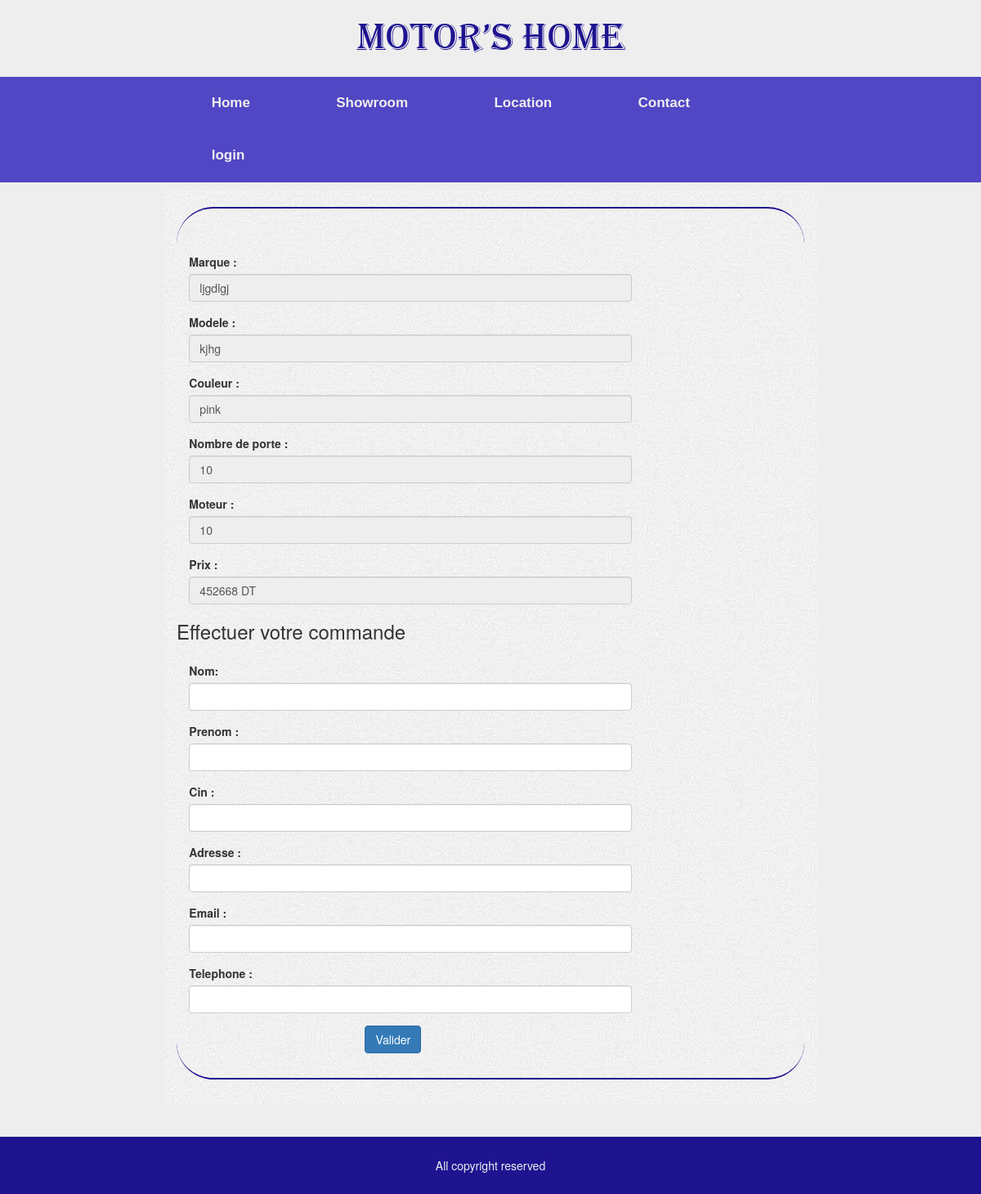
/commande.php?id=5, run on the app's committed database.
### tables this page shows
CREATE TABLE IF NOT EXISTS `voiture` (
  `id` int(11) NOT NULL AUTO_INCREMENT,
  `matricule` varchar(10) NOT NULL,
  `marque` varchar(10) NOT NULL,
  `modele` varchar(20) NOT NULL,
  `couleur` varchar(10) NOT NULL,
  `porte` int(11) NOT NULL,
  `moteur` int(11) NOT NULL,
  `prix` int(11) NOT NULL,
  `offre` tinyint(1) NOT NULL,
  `image` varchar(30) NOT NULL,
  `dispo` int(3) NOT NULL,
  PRIMARY KEY (`id`),
  KEY `matricule` (`matricule`)
);

### commande.php (the view, shortened to what this page needs)
<?php require('header.php'); ?>
<?php require('nav.php'); ?>
		<section class="section_commande">
            <article>
			<?php
				if (isset($_GET['id'])) $id = $_GET['id'];
                else {header("Location: marques.php");die();}
				$sql="select * from voiture where id='$id'";
				$mysql=mysql_query($sql) or die ('error requete');
					while($result=mysql_fetch_array($mysql)){
						$prix = $result[7];
						$marque = $result[2];
						$model=$result[3];
						$matricule=$result[1];
						$couleur = $result[4];
						$porte=$result[5];
						$moteur = $result[6];
					}
					 ?>
                     <form class="input">
                            <div class="form-group">
                                 <label>Marque :</label>
                                <input type="text" value="<?php echo $marque;?>" class="form-control" disabled>
                            </div>
                            <div class="form-group">
                                 <label>Modele :</label>
                                <input type="text" value="<?php echo $model;?>" class="form-control" disabled>
                            </div>
                            <div class="form-group">
                                 <label>Couleur :</label>
                                <input type="text" value="<?php echo $couleur;?>" class="form-control" disabled>
                            </div>
                            <div class="form-group">
                                 <label>Nombre de porte : </label>
                                <input type="text" value="<?php echo $porte;?>" class="form-control" disabled>
                            </div>
                            <div class="form-group">
                                 <label>Moteur : </label>
                                <input type="text" value="<?php echo $moteur;?>" class="form-control" disabled>
                            </div>
                            <div class="form-group">
                                 <label>Prix :</label>
                                <input type="text" value="<?php echo $prix;?> DT" class="form-control" disabled>
                            </div>
                    </form>
        <?php
			if(isset($_POST['btn']) && isset($_POST['cin'])){
				require('connexion.php');
				$nom = $_POST['nom'];
				$prenom = $_POST['prenom'];
				$cin = $_POST['cin'];
				$adresse = $_POST['adresse'];
				$email = $_POST['email'];
				$tel = $_POST['tel'];
				$mat=$_POST['cin'];
				$result = mysql_query("REPLACE INTO client (cin,nom,prenom,adresse,tel,email) VALUES ('$cin','$nom','$prenom','$adresse','$tel','$email')");
				$req = "INSERT INTO `agence`.`commande` (`id`, `matricule_client`, `matricule_voiture`) VALUES ('', '$cin', '$matricule')";
				$res=mysql_query($req)or die('erreur req');
                ?>
                    <br><form class="input">
                            <div class="form-group">
                                 <label>cin : </label>
                                <input type="text" value="<?php echo $cin;?>" class="form-control" disabled>
                            </div>
                            <div class="form-group">
                                 <label>nom : </label>
                                <input type="text" value="<?php echo $nom;?>" class="form-control" disabled>
                            </div>
                            <div class="form-group">
                                 <label>prenom : </label>
                                <input type="text" value="<?php echo $prenom;?>" class="form-control" disabled>
                            </div>
                            <div class="form-group">
                                 <label>adresse : </label>
                                <input type="text" value="<?php echo $adresse;?>" class="form-control" disabled>
                            </div>
                            <div class="form-group">
                                 <label>tel : </label>
                                <input type="text" value="<?php echo $tel;?>" class="form-control" disabled>
                            </div>
                            <div class="form-group">
                                 <label>email :</label>
                                <input type="text" value="<?php echo $email;?>" class="form-control" disabled>
                            </div>
                            <div class="form-group">
                                 <label>date debut :</label>
                                <input type="text" value="<?php echo $date_deb;?>" class="form-control" disabled>
                            </div>
                            <div class="form-group">
                                 <label>date reture :</label>
                                <input type="text" value="<?php echo $date_ret;?>" class="form-control" disabled>
                            </div>
                        </form>
                <center><h3>commande est effectuer</h3></center>
        <?php
			} else {
		?>
					<form name="cmdform" method="POST" action="?id=<?php echo $id; ?>">
					<h3>Effectuer votre commande </h3>
					<div class="input">
					<div class="form-group">
						<label>Nom: </label>
						<input type="text" name="nom" class="form-control">
					</div>
					<div class="form-group">
						<label>Prenom :</label>
						<input type="text" name="prenom" class="form-control">
					</div>
					<div class="form-group">
						<label>Cin :</label>
						<input type="text" name="cin" class="form-control">
					</div>
					<div class="form-group">
						<label>Adresse :</label>
						<input type="text" name="adresse" class="form-control">
					</div>
					<div class="form-group">
						<label>Email :</label>
						<input type="email" name="email" class="form-control">
					</div>
					<div class="form-group">
						<label>Telephone :</label>
					<input type="tel" name="tel" class="form-control">
					</div>
					<input name="btn" type="submit" class="btn btn-primary " value="Valider">
					</div>
				</form>
			</article>
            <?php } ?>
		</section>
<?php require('footer.php'); ?>

### css/style.css (style rules this page uses)
body { background-color: #eeeeee; }
.form-control { width: 72%; }
.form-group { margin-bottom: 15px; margin-left: 2%; }
.section_commande { background-image: url('../images/bg.jpg'); background-repeat :repeat; width : 800px; margin: auto; margin-bottom: 40px; padding-top: 10px; padding-bottom: 10px; }
.section_commande article { margin: 10px 2% 20px; padding : 30px 0; border-bottom: solid 2px #1f1490; border-radius: 45px; border-top: solid 2px #1f1490; }
.section_commande .input { margin-top: 25px; }
.section_commande input.btn.btn-primary { margin-left: 30%; }

### data on the page
voiture: marque "ljgdlgj", modele "kjhg", couleur "pink", porte "10", moteur "10", prix "452668 DT"
